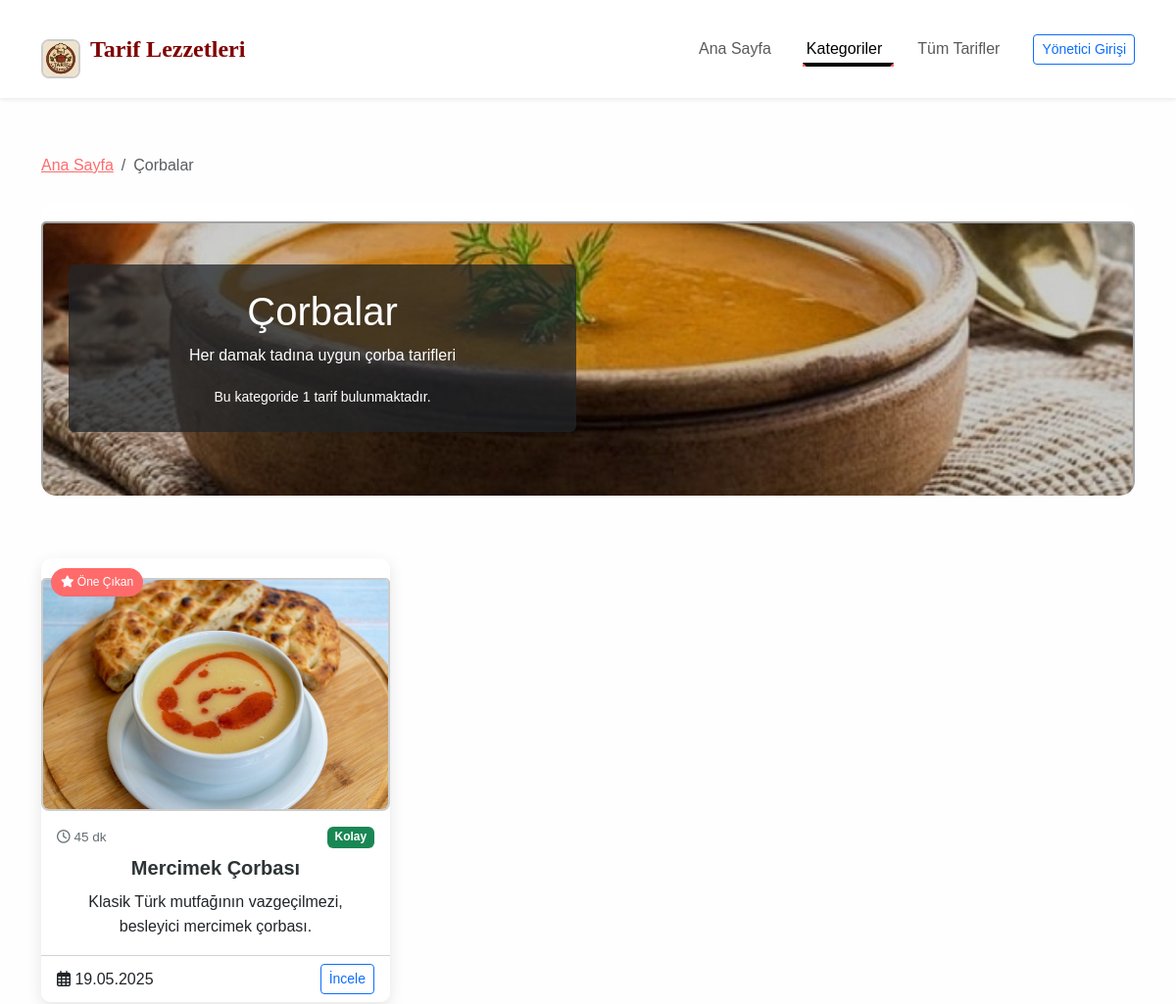
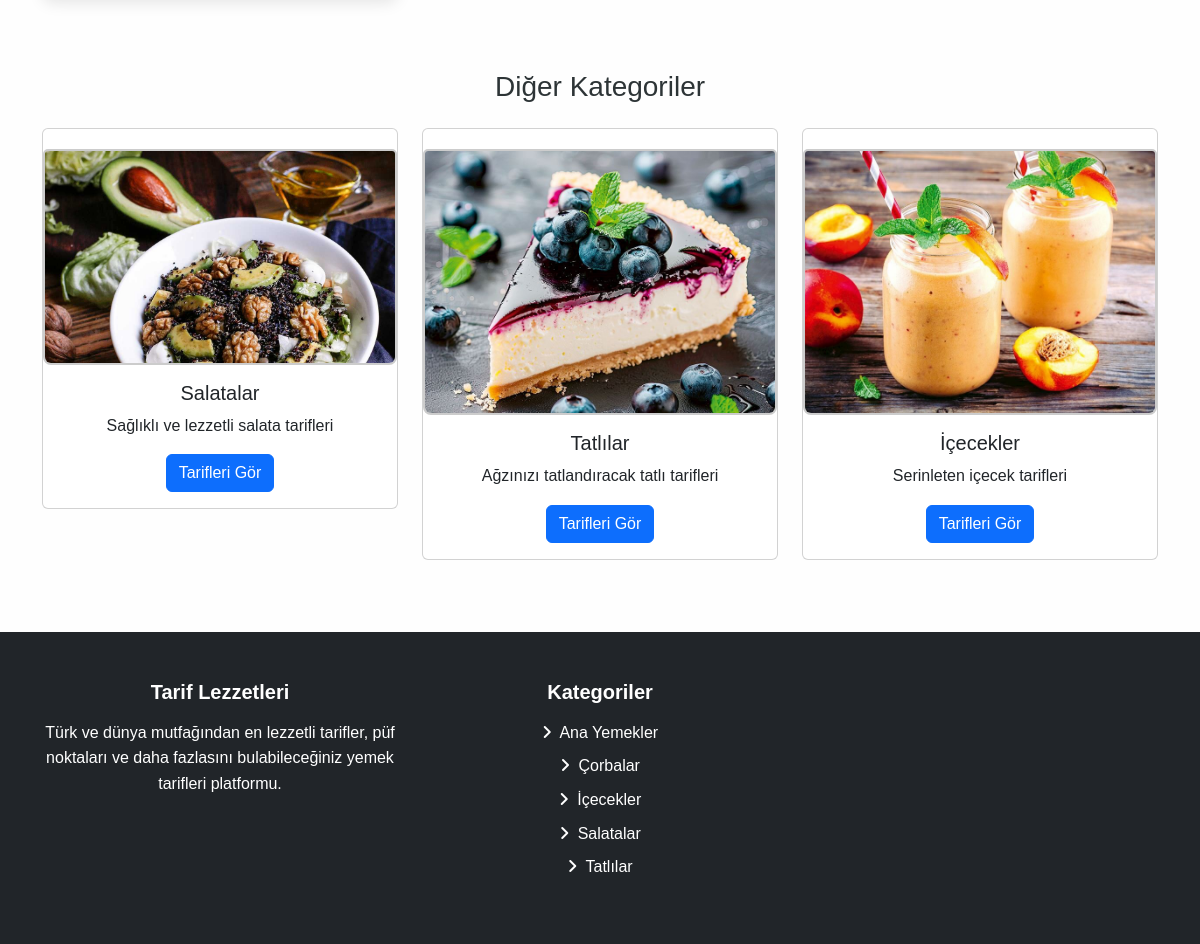
Page /kategori.php?id=1 on the committed database (2 pictures, top to bottom).
### tables this page shows
CREATE TABLE `kategoriler` (
  `id` int(11) NOT NULL,
  `kategori_adi` varchar(100) NOT NULL,
  `aciklama` text DEFAULT NULL,
  `resim` varchar(255) DEFAULT NULL,
  `olusturma_tarihi` timestamp NOT NULL DEFAULT current_timestamp()
);

CREATE TABLE `tarifler` (
  `id` int(11) NOT NULL,
  `kategori_id` int(11) NOT NULL,
  `tarif_adi` varchar(255) NOT NULL,
  `aciklama` text NOT NULL,
  `malzemeler` text NOT NULL,
  `yapilis` text NOT NULL,
  `sure` int(11) NOT NULL COMMENT 'Dakika cinsinden',
  `porsiyon` int(11) NOT NULL,
  `zorluk` enum('Kolay','Orta','Zor') NOT NULL DEFAULT 'Orta',
  `resim` varchar(255) DEFAULT NULL,
  `video_url` varchar(255) DEFAULT NULL,
  `eklenme_tarihi` timestamp NOT NULL DEFAULT current_timestamp(),
  `guncelleme_tarihi` timestamp NULL DEFAULT NULL ON UPDATE current_timestamp(),
  `yazar` varchar(100) DEFAULT NULL,
  `one_cikan` tinyint(1) NOT NULL DEFAULT 0,
  `goruntulenme` int(11) NOT NULL DEFAULT 0
);

### includes/config.php (called while the page is built, shortened)
<?php
try {
    $db = new PDO("mysql:host=".DB_HOST.";dbname=".DB_NAME.";charset=utf8", DB_USER, DB_PASS);
    $db->setAttribute(PDO::ATTR_ERRMODE, PDO::ERRMODE_EXCEPTION);
    $db->setAttribute(PDO::ATTR_DEFAULT_FETCH_MODE, PDO::FETCH_ASSOC);
} catch(PDOException $e) {
    die("Veritabanı bağlantı hatası: " . $e->getMessage());
}
function tarih_formati($tarih) {
    return date('d.m.Y', strtotime($tarih));
}
function kisalt($icerik, $uzunluk = 100) {
    return $icerik;
}
function kategorileri_getir() {
    global $db;
    $sorgu = $db->query("SELECT * FROM kategoriler ORDER BY kategori_adi ASC");
    return $sorgu->fetchAll();
}

### kategori.php (the view, shortened to what this page needs)
<?php
$kategori_id = (int)$_GET['id'];
include 'includes/header.php';
$kategori_sorgu = $db->prepare("SELECT * FROM kategoriler WHERE id = :id");
$kategori_sorgu->execute(['id' => $kategori_id]);
$kategori = $kategori_sorgu->fetch();
$sayfa = isset($_GET['sayfa']) && is_numeric($_GET['sayfa']) ? (int)$_GET['sayfa'] : 1;
$limit = 9;
$baslangic = ($sayfa - 1) * $limit;
$tarif_sorgu = $db->prepare("SELECT * FROM tarifler WHERE kategori_id = :kategori_id ORDER BY eklenme_tarihi DESC LIMIT :baslangic, :limit");
$tarif_sorgu->bindParam(':kategori_id', $kategori_id, PDO::PARAM_INT);
$tarif_sorgu->bindParam(':baslangic', $baslangic, PDO::PARAM_INT);
$tarif_sorgu->bindParam(':limit', $limit, PDO::PARAM_INT);
$tarif_sorgu->execute();
$tarifler = $tarif_sorgu->fetchAll();
$toplam_sorgu = $db->prepare("SELECT COUNT(*) FROM tarifler WHERE kategori_id = :kategori_id");
$toplam_sorgu->execute(['kategori_id' => $kategori_id]);
$toplam_tarif = $toplam_sorgu->fetchColumn();
?>
<div class="container">
    <nav aria-label="breadcrumb" class="mt-2 mb-4">
        <ol class="breadcrumb">
            <li class="breadcrumb-item"><a href="index.php">Ana Sayfa</a></li>
            <li class="breadcrumb-item active" aria-current="page"><?php echo $kategori['kategori_adi']; ?></li>
        </ol>
    </nav>
    <div class="row mb-4">
        <div class="col-12">
            <div class="card category-banner">
                <img src="assets/img/kategoriler/<?php echo $kategori['resim']; ?>" class="card-img" alt="<?php echo $kategori['kategori_adi']; ?>">
                <div class="card-img-overlay d-flex align-items-center">
                    <div class="container">
                        <div class="row">
                            <div class="col-md-8 col-lg-6">
                                <div class="bg-dark bg-opacity-75 p-4 rounded text-white">
                                    <h1 class="card-title"><?php echo $kategori['kategori_adi']; ?></h1>
                                    <p class="card-text"><?php echo $kategori['aciklama']; ?></p>
                                    <p class="card-text"><small>Bu kategoride <?php echo $toplam_tarif; ?> tarif bulunmaktadır.</small></p>
                                </div>
                            </div>
                        </div>
                    </div>
                </div>
            </div>
        </div>
    </div>
    <div class="row">
        <?php if(count($tarifler) > 0): ?>
            <?php foreach($tarifler as $tarif): ?>
            <div class="col-md-4 mb-4">
                <div class="card recipe-card h-100">
                    <div class="recipe-image">
                        <?php if($tarif['one_cikan']): ?>
                        <div class="recipe-featured"><i class="fas fa-star"></i> Öne Çıkan</div>
                        <?php endif; ?>
                    </div>
                    <div class="card-body">
                        <div class="recipe-meta d-flex justify-content-between mb-2">
                            <span class="recipe-time"><i class="far fa-clock"></i> <?php echo $tarif['sure']; ?> dk</span>
                            <span class="recipe-difficulty badge <?php
                                if($tarif['zorluk'] == 'Kolay') echo 'bg-success';
                                elseif($tarif['zorluk'] == 'Orta') echo 'bg-warning text-dark';
                                else echo 'bg-danger';
                            ?>"><?php echo $tarif['zorluk']; ?></span>
                        </div>
                        <h5 class="card-title"><a href="tarif_detay.php?id=<?php echo $tarif['id']; ?>" class="text-decoration-none"><?php echo $tarif['tarif_adi']; ?></a></h5>
                        <p class="card-text"><?php echo kisalt($tarif['aciklama'], 100); ?></p>
                    </div>
                    <div class="card-footer bg-white d-flex justify-content-between align-items-center">
                        <span><i class="far fa-calendar-alt"></i> <?php echo tarih_formati($tarif['eklenme_tarihi']); ?></span>
                        <a href="tarif_detay.php?id=<?php echo $tarif['id']; ?>" class="btn btn-sm btn-outline-primary">İncele</a>
                    </div>
                </div>
            </div>
            <?php endforeach; ?>
        <?php endif; ?>
    </div>
    <div class="row mt-5">
        <div class="col-12">
            <h3 class="text-center mb-4">Diğer Kategoriler</h3>
        </div>
        <?php
        $diger_kategoriler_sorgu = $db->prepare("SELECT * FROM kategoriler WHERE id != :id ORDER BY RAND() LIMIT 3");
        $diger_kategoriler_sorgu->execute(['id' => $kategori_id]);
        $diger_kategoriler = $diger_kategoriler_sorgu->fetchAll();
        foreach($diger_kategoriler as $diger_kat):
        ?>
        <div class="col-md-4 mb-4">
            <div class="card other-category-card">
                <img src="assets/img/kategoriler/<?php echo $diger_kat['resim']; ?>" class="card-img-top" alt="<?php echo $diger_kat['kategori_adi']; ?>">
                <div class="card-body text-center">
                    <h5 class="card-title"><?php echo $diger_kat['kategori_adi']; ?></h5>
                    <p class="card-text"><?php echo kisalt($diger_kat['aciklama'], 80); ?></p>
                    <a href="kategori.php?id=<?php echo $diger_kat['id']; ?>" class="btn btn-primary">Tarifleri Gör</a>
                </div>
            </div>
        </div>
        <?php endforeach; ?>
    </div>
</div>
<?php include 'includes/footer.php'; ?>

### includes/footer.php (shortened to what this page needs)
 </main>
    <footer class="bg-dark text-white py-5">
        <div class="container">
            <div class="row">
                <div class="col-md-4 mb-4 mb-md-0">
                    <h5 class="mb-3">Tarif Lezzetleri</h5>
                    <p>Türk ve dünya mutfağından en lezzetli tarifler, püf noktaları ve daha fazlasını bulabileceğiniz yemek tarifleri platformu.</p>
                </div>
                <div class="col-md-4 mb-4 mb-md-0">
                    <h5 class="mb-3">Kategoriler</h5>
                    <ul class="list-unstyled">
                        <?php
                        $footer_kategoriler = kategorileri_getir();
                        foreach($footer_kategoriler as $kategori):
                        ?>
                        <li class="mb-2"><a href="kategori.php?id=<?php echo $kategori['id']; ?>" class="text-white text-decoration-none"><i class="fas fa-angle-right me-1"></i> <?php echo $kategori['kategori_adi']; ?></a></li>
                        <?php endforeach; ?>
                    </ul>
                </div>
    </footer>
</body>
</html>

### assets/css/style.css (style rules this page uses)
:root { --primary: #ff6b6b; --secondary: #4ecdc4; --dark: #2d3436; --light: #f9f9f9; --gray: #dfe6e9; --success: #55efc4; --warning: #ffeaa7; --danger: #ff7675; --info: #74b9ff; }
body { font-family: 'Nunito', -apple-system, BlinkMacSystemFont, "Segoe UI", Roboto, "Helvetica Neue", Arial, sans-serif; color: var(--dark); background-color: var(--light); line-height: 1.6; }
a { color: var(--primary); transition: all 0.3s ease; }
.recipe-card { border: none; border-radius: 10px; overflow: hidden; box-shadow: 0 5px 15px rgba(0, 0, 0, 0.1); transition: transform 0.3s, box-shadow 0.3s; }
.recipe-image { position: relative; overflow: hidden; }
.recipe-featured { position: absolute; top: 10px; left: 10px; background-color: var(--primary); color: white; padding: 5px 10px; font-size: 0.75rem; border-radius: 20px; z-index: 1; }
.recipe-card .card-title { font-weight: 700; margin-bottom: 10px; }
.recipe-card .card-title a { color: var(--dark); text-decoration: none; }
.recipe-time, .recipe-portions { font-size: 0.85rem; color: #636e72; }
.category-banner { height: 300px; border: none; overflow: hidden; border-radius: 15px; margin-bottom: 40px; }
.category-banner img { height: 100%; object-fit: cover; filter: brightness(0.8); transition: transform 0.5s, filter 0.5s; }
footer { background-color: var(--dark); color: white; padding: 60px 0 30px; }
footer h5 { margin-bottom: 20px; font-weight: 700; }
body { text-align: center; font-family: Arial, sans-serif; background-color: #fefefe; }
img { width: 300px; height: auto; margin-top: 20px; border: 2px solid #ccc; border-radius: 8px; }

### rows in the picture
kategoriler: kategori_adi "Çorbalar", resim (picture), aciklama "Her damak tadına uygun çorba tarifleri"
tarifler: one_cikan 1 (drawn), sure "45", zorluk "Kolay", tarif_adi "Mercimek Çorbası", aciklama "Klasik Türk mutfağının vazgeçilmezi, besleyici mercimek çorbası.", eklenme_tarihi "19.05.2025"
kategoriler: resim (picture), kategori_adi "Salatalar", aciklama "Sağlıklı ve lezzetli salata tarifleri"
kategoriler: resim (picture), kategori_adi "Tatlılar", aciklama "Ağzınızı tatlandıracak tatlı tarifleri"
kategoriler: resim (picture), kategori_adi "İçecekler", aciklama "Serinleten içecek tarifleri"
kategoriler: kategori_adi "Ana Yemekler"

### other values in the picture
SITE_TITLE "Tarif Lezzetleri"
$toplam_tarif "1"
